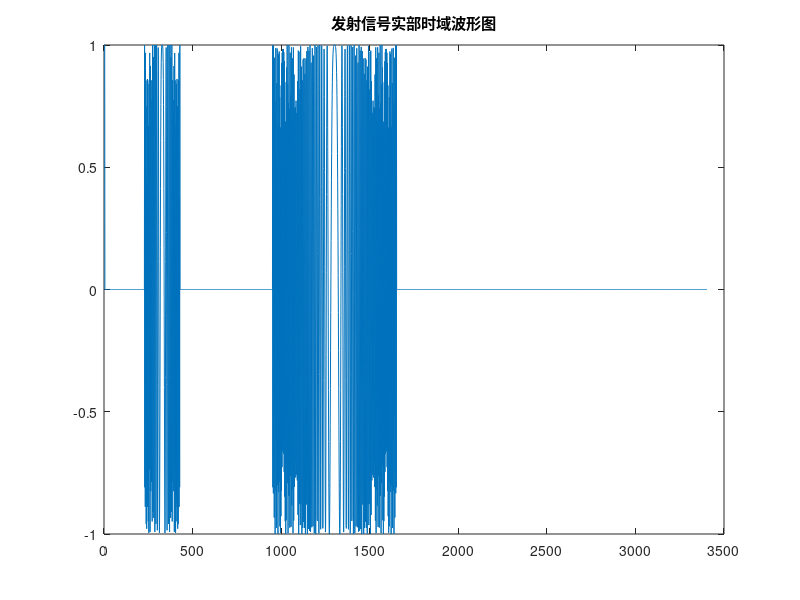

This chart was generated by the following MATLAB code: (Note: this script raises an error after producing the figure.)
% main_simulate_and_process_v3.m
% 版本: v3.0
% 描述: 这是一个集成了高保真回波仿真、DBF、脉冲压缩（含偏移校正）、
%       MTD和CFAR检测的全流程雷达信号处理仿真与分析脚本。
%       脚本基于吴晓燕女士的论文思想，对关键偏移量进行了校正，
%       并在每个处理阶段都提供了详细的可视化输出。
% 日期: 2025年09月12日

clc; clear; close all;

%% 1. 用户配置区
% =========================================================================
fprintf('--- 1. 开始进行用户参数配置 ---\n');

% --- 1.1 定义仿真的目标 ---
targets = struct(...
    'Range', {6000}, ...         % 目标距离 (m)
    'Velocity', {30}, ...          % 目标速度 (m/s, 正为远离)
    'RCS', {50}, ...                % 雷达散射截面 (m^2)
    'ElevationAngle', {15} ...        % 目标俯仰角 (度)
);

% --- 1.2 文件路径配置 ---
% !!! 注意: 请将以下路径修改为您项目中文件的实际位置 !!!
base_path = 'C:\Users\a\Desktop\9.8 问题\Simulation'; % <--- 修改我
dbf_coef_path = fullfile(base_path, 'X8数据采集250522_DBFcoef.csv');
% fir_filter_path = fullfile(base_path, 'Simulation', 'FIR.mat'); % FIR系数保存在此

% --- 1.3 CFAR 参数配置 ---
cfar_params.refCells_V = 4;      % 速度维参考单元
cfar_params.guardCells_V = 6;   % 速度维保护单元
cfar_params.refCells_R = 4;      % 距离维参考单元
cfar_params.guardCells_R = 6;    % 距离维保护单元
cfar_params.T_CFAR = 6;          % 检测门限因子
cfar_params.method = 'GOCA';       % 'CA' (平均), 'GOCA' (选大), 'SOCA' (选小)

%% 2. 雷达系统参数配置
% =========================================================================
fprintf('--- 2. 配置雷达系统参数 ---\n');

% --- 2.1 基础参数 (根据您的文档) ---
config.Sig_Config.c = 2.99792458e8;             % 光速 (m/s)
config.Sig_Config.fs = 25e6;                    % 基带采样率 (Hz)
config.Sig_Config.fc = 9450e6;                  % 雷达工作中心频率 (Hz)
config.Sig_Config.prtNum = 332;                 % 一帧 PRT 个数
config.Sig_Config.point_PRT = 3404;             % 每PRT总采样点数
config.Sig_Config.channel_num = 16;             % 接收通道数
config.Sig_Config.beam_num = 13;                % DBF后波束数量
config.Sig_Config.prt = 232.76e-6;              % PRT周期 (s)
config.Sig_Config.B = 20e6;                     % 带宽 (Hz)
config.Sig_Config.tao = [0.16e-6, 8e-6, 28e-6]; % 脉宽 [窄, 中, 长] (s)
config.Sig_Config.point_prt_segments = [228, 723, 2453]; % 各脉冲段对应的采样波门点数

% --- 2.2 天线阵列参数 ---
config.Array.element_spacing = 0.0138;          % 阵元间距 (m)

% --- 2.3 派生参数 ---
config.Sig_Config.prf = 1/config.Sig_Config.prt;
config.Sig_Config.wavelength = config.Sig_Config.c / config.Sig_Config.fc;
config.Sig_Config.K2 = -config.Sig_Config.B / config.Sig_Config.tao(2); % 中脉冲调频斜率
config.Sig_Config.K3 = config.Sig_Config.B / config.Sig_Config.tao(3);  % 长脉冲调频斜率
ts = 1 / config.Sig_Config.fs;

%% 3. 生成发射参考波形 (物理真实脉冲)
% =========================================================================
fprintf('--- 3. 生成发射参考波形 ---\n');
% (此部分代码已根据之前的讨论修正)
num_all_prt = round(config.Sig_Config.prt * config.Sig_Config.fs );        % 一个完整PRT信号的总长度
num_samples_1 = round(config.Sig_Config.tao(1) * config.Sig_Config.fs);
num_samples_2 = round(config.Sig_Config.tao(2) * config.Sig_Config.fs);
num_samples_3 = round(config.Sig_Config.tao(3) * config.Sig_Config.fs);
t1 = linspace(-config.Sig_Config.tao(1)/2, config.Sig_Config.tao(1)/2, num_samples_1);
t2 = linspace(-config.Sig_Config.tao(2)/2, config.Sig_Config.tao(2)/2, num_samples_2);
t3 = linspace(-config.Sig_Config.tao(3)/2, config.Sig_Config.tao(3)/2, num_samples_3);

pulse1 = sin(2*pi*t1 + pi/2);
pulse2 = exp(1j*2*pi*(0.5*config.Sig_Config.K2*(t2.^2)));
pulse3 = exp(1j*2*pi*(0.5*config.Sig_Config.K3*(t3.^2)));


% pulse1_prt_s = 
tx_pulse = zeros(1, config.Sig_Config.point_PRT);
tx_pulse(1:num_samples_1) = pulse1;
offset1 = config.Sig_Config.point_prt_segments(1);
tx_pulse(offset1+1 : offset1+num_samples_2) = pulse2;
offset2 = offset1 + config.Sig_Config.point_prt_segments(2);
tx_pulse(offset2+1 : offset2+num_samples_3) = pulse3;

figure;
plot(real(tx_pulse))
title('发射信号实部时域波形图');


%% 4. 模拟16通道目标回波
% =========================================================================
fprintf('--- 4. 模拟16通道目标回波 ---\n');
% (此部分代码保持不变，仅修改了噪声和增益)
raw_iq_data = complex(zeros(config.Sig_Config.prtNum, config.Sig_Config.point_PRT, config.Sig_Config.channel_num));
for m = 1:config.Sig_Config.prtNum
    pulse_echo_all_channels = complex(zeros(config.Sig_Config.point_PRT, config.Sig_Config.channel_num));
    for k = 1:length(targets)
        range = targets(k).Range;
        delay = 2 * range / config.Sig_Config.c;
        delay_samples = round(delay / ts);
        doppler_freq = 2 * targets(k).Velocity / config.Sig_Config.wavelength;
        doppler_phase_shift = exp(1j * 2 * pi * doppler_freq * (m-1) * config.Sig_Config.prt);
        amplitude_gain = 1e11; 
        lambda_sq = config.Sig_Config.wavelength^2;
        % amplitude = amplitude_gain * sqrt(targets(k).RCS * lambda_sq) / (range^2 * (4*pi)^(3/2));
        amplitude = 1;
        target_echo_base = zeros(1, config.Sig_Config.point_PRT);
        if (delay_samples > 0) && (delay_samples < config.Sig_Config.point_PRT)
            len_echo = min(length(tx_pulse), config.Sig_Config.point_PRT - delay_samples);
            target_echo_base(delay_samples+1 : delay_samples+len_echo) = tx_pulse(1:len_echo);
        end
        target_echo_base = amplitude * target_echo_base * doppler_phase_shift;
        phase_shifts_rad = deg2rad(calculate_phase_shifts(targets(k).ElevationAngle, config.Array.element_spacing, config.Sig_Config.wavelength));
        channel_phasors = exp(1j * phase_shifts_rad);
        target_echo_multichannel = target_echo_base.' * channel_phasors;
        pulse_echo_all_channels = pulse_echo_all_channels + target_echo_multichannel;
    end
    raw_iq_data(m, :, :) = reshape(pulse_echo_all_channels, [1, config.Sig_Config.point_PRT, config.Sig_Config.channel_num]);
end
noise_power = 1e-3;
noise = sqrt(noise_power/2) * (randn(size(raw_iq_data)) + 1j * randn(size(raw_iq_data)));
raw_iq_data = raw_iq_data + noise;

figure;
plot(real(raw_iq_data(1,:,2)))
title('16通道信号实部时域波形图');


%% 5. 数字波束形成 (DBF)
% =========================================================================
fprintf('--- 5. 执行数字波束形成 (DBF) ---\n');
% --- 加载DBF系数 ---
DBF_coeffs_data = readmatrix(dbf_coef_path);
DBF_coeffs_data_C = DBF_coeffs_data(:, 1:2:end) + 1j * DBF_coeffs_data(:, 2:2:end);
% --- 逐脉冲DBF ---
iq_data_13beam = complex(zeros(config.Sig_Config.prtNum, config.Sig_Config.point_PRT, config.Sig_Config.beam_num));
for i = 1:config.Sig_Config.prtNum
    single_pulse_16ch = squeeze(raw_iq_data(i, :, :));
    single_pulse_13beam = single_pulse_16ch * DBF_coeffs_data_C';
    iq_data_13beam(i, :, :) = single_pulse_13beam;
end
% --- DBF结果可视化 ---
figure('Name', '阶段1: DBF后波束功率');
beam_to_check = 4; % 选择一个靠近目标的波束来显示
imagesc(db(abs(squeeze(iq_data_13beam(:,:,beam_to_check)))));
title(sprintf('DBF后波束 #%d 的功率 (dB)', beam_to_check));
xlabel('距离单元 (快时间)'); ylabel('脉冲数 (慢时间)'); colorbar;

%% 6. 脉冲压缩 (含偏移量校正)
% =========================================================================
fprintf('--- 6. 执行分段脉冲压缩 (含偏移校正) ---\n');
% --- 加载窄脉冲FIR滤波器系数 ---
fir_coeffs = [794,1403,2143,2672,2591,1711,-58,-2351,-4592,-5855,-5338,-2389,3005,10341,18410,25779,30907,32768,30907,25779,18410,10341,3005,-2389,-5338,-5855,-4592,-2351,-58,1711,2591,2672,2143,1403,794];
fir_coeffs = fir_coeffs/max(fir_coeffs); % 归一化

% --- 分段处理 ---
p1_len = config.Sig_Config.point_prt_segments(1);
p2_len = config.Sig_Config.point_prt_segments(2);
p3_len = config.Sig_Config.point_prt_segments(3);
pc_results_13beam = complex(zeros(size(iq_data_13beam)));

for b = 1:config.Sig_Config.beam_num
    beam_data = squeeze(iq_data_13beam(:,:,b));
    % 1. 分割信号
    signal_01 = beam_data(:, 1:p1_len);
    signal_02 = beam_data(:, p1_len+1 : p1_len+p2_len);
    signal_03 = beam_data(:, p1_len+p2_len+1 : end);
    
    % 2. 独立脉压与偏移校正
    % 窄脉冲 (FIR滤波)
    pc_01 = filter(fir_coeffs, 1, signal_01, [], 2);
    fir_delay = round(mean(grpdelay(fir_coeffs)));
    pc_01 = circshift(pc_01, -fir_delay, 2); % 校正FIR延迟
    
    % 中脉冲 (匹配滤波)
    pc_02 = ifft(fft(signal_02, [], 2) .* repmat(fft(conj(fliplr(pulse2)), p2_len), 332, 1), [], 2);
    pc_02 = circshift(pc_02, -(num_samples_2-1), 2); % 校正脉压偏移
    
    % 长脉冲 (匹配滤波)
    pc_03 = ifft(fft(signal_03, [], 2) .* repmat(fft(conj(fliplr(pulse3)), p3_len), 332, 1), [], 2);
    pc_03 = circshift(pc_03, -(num_samples_3-1), 2); % 校正脉压偏移
    
    % 3. 拼接结果
    pc_results_13beam(:,:,b) = [pc_01, pc_02, pc_03];
end
% --- 脉冲压缩结果可视化 ---
figure('Name', '阶段2: 脉冲压缩后距离剖面');
deltaR = config.Sig_Config.c / (2*config.Sig_Config.fs);
range_axis = (0:config.Sig_Config.point_PRT-1) * deltaR;
plot(range_axis, 20*log10(abs(pc_results_13beam(1,:,beam_to_check)))); % 显示第一个脉冲的脉压结果
grid on; hold on;
for i = 1:length(targets)
    xline(targets(i).Range, '--r', sprintf('预设目标 %d', i));
end
title(sprintf('波束 #%d 脉压后距离-幅度图', beam_to_check));
xlabel('距离 (m)'); ylabel('幅度');

%% 7. MTD 处理
% =========================================================================
fprintf('--- 7. 执行MTD处理 ---\n');
mtd_results_13beam = complex(zeros(size(pc_results_13beam)));
window_mtd = kaiser(config.Sig_Config.prtNum, 8);
for b = 1:config.Sig_Config.beam_num
    pc_beam_data = squeeze(pc_results_13beam(:,:,b));
    mtd_results_13beam(:,:,b) = fftshift(fft(pc_beam_data .* window_mtd, [], 1), 1);
end

% --- MTD结果可视化 (RDM图) ---
figure('Name', '阶段3: MTD后RDM图');
velocity_axis = linspace(-config.Sig_Config.prf/2, config.Sig_Config.prf/2, config.Sig_Config.prtNum) * config.Sig_Config.wavelength / 2;
rdm_to_plot = abs(squeeze(mtd_results_13beam(:,:,beam_to_check)));
imagesc(range_axis, velocity_axis, 20*log10(rdm_to_plot));
title(sprintf('波束 #%d 的距离-多普勒图 (RDM)', beam_to_check));
xlabel('距离 (m)'); ylabel('速度 (m/s)'); colorbar; axis xy;


% % 速度剖面图
% % 1. 创建一个新的图形窗口
% figure('Name', 'MTD后速度剖面图');
% % 2. 找到RDM中能量最强的点，以该点所在的距离单元进行切片
% [~, max_idx] = max(abs(mtd_results_13beam(:,:,beam_to_check))); % 找到能量最大点的线性索引
% [max_v_idx, max_r_idx] = ind2sub(size(mtd_results_13beam(:,:,beam_to_check)), max_idx); % 转换为二维(行,列)索引
% 
% % 3. 提取该距离单元（即RDM矩阵的一整列）的速度维数据
% velocity_profile = abs(mtd_results_13beam(:, max_r_idx, beam_to_check));
% % 4. 绘制速度剖面图
% plot(velocity_axis, 20*log10(velocity_profile)); % 将幅度转换为dB单位显示
% % 5. 美化图形
% grid on;
% title(sprintf('速度维剖面图 @ 距离 = %.2f m', range_axis(max_r_idx)));
% xlabel('速度 (m/s)');
% ylabel('幅度 (dB)');
% hold on;
% peak_velocity = velocity_axis(max_v_idx);
% xline(peak_velocity, '--r', sprintf('峰值速度 @ %.2f m/s', peak_velocity)); % 在峰值速度处画一条垂直虚线
% hold off;





%% 8. CFAR 检测
% =========================================================================
fprintf('--- 8. 执行CFAR检测 ---\n');
rdm_for_cfar = abs(squeeze(mtd_results_13beam(:,:,beam_to_check)));
[cfar_detections, cfar_threshold] = local_cfar_detector(rdm_for_cfar, cfar_params);
% --- CFAR结果可视化 ---
figure('Name', '阶段4: CFAR检测结果');
% 找到最强目标进行剖面分析
[~, max_idx] = max(rdm_for_cfar(:));
[~, max_r_idx] = ind2sub(size(rdm_for_cfar), max_idx);
subplot(2,1,1);
imagesc(range_axis, velocity_axis, cfar_detections);
title(sprintf('波束 #%d CFAR检测结果 (1=目标)', beam_to_check));
xlabel('距离 (m)'); ylabel('速度 (m/s)'); axis xy;
subplot(2,1,2);
plot(velocity_axis, rdm_for_cfar(:, max_r_idx), 'b-', 'DisplayName', '信号强度');
hold on;
plot(velocity_axis, cfar_threshold(:, max_r_idx), 'r--', 'DisplayName', 'CFAR检测门限');
grid on; legend;
title(sprintf('信号与门限对比 @ 距离 %.2f m', range_axis(max_r_idx)));
xlabel('速度 (m/s)'); ylabel('幅度');

%% 本地子函数
% =========================================================================
function channel_phase_shifts_deg = calculate_phase_shifts(arrival_angle_deg, element_spacing_m, wavelength_m)
    arrival_angle_rad = deg2rad(arrival_angle_deg);
    delta_phi_rad = (2 * pi * element_spacing_m * sin(arrival_angle_rad)) / wavelength_m;
    channel_indices = 0:15;
    channel_phase_shifts_rad = channel_indices * delta_phi_rad;
    channel_phase_shifts_deg = rad2deg(channel_phase_shifts_rad);
end

function [detection_map, threshold_map] = local_cfar_detector(rdm_abs, params)
    % 简化的2D-CFAR检测器
    [num_vel, num_range] = size(rdm_abs);
    detection_map = false(num_vel, num_range);
    threshold_map = zeros(num_vel, num_range);
    
    % 速度维CFAR
    for r = 1:num_range
        range_slice = rdm_abs(:, r);
        for v = 1:num_vel
            % 定义参考窗和保护窗
            g_start1 = max(1, v - params.guardCells_V/2);
            g_end1 = v-1;
            r_start1 = max(1, g_start1 - params.refCells_V);
            r_end1 = g_start1-1;
            
            g_start2 = v+1;
            g_end2 = min(num_vel, v + params.guardCells_V/2);
            r_start2 = g_end2 + 1;
            r_end2 = min(num_vel, r_start2 + params.refCells_V - 1);
            
            noise_cells = [range_slice(r_start1:r_end1); range_slice(r_start2:r_end2)];
            if isempty(noise_cells)
                noise_level = 0;
            else
                noise_level = mean(noise_cells);
            end
            
            threshold = noise_level * params.T_CFAR;
            threshold_map(v,r) = threshold;
            
            if rdm_abs(v,r) > threshold
                detection_map(v,r) = true;
            end
        end
    end
end